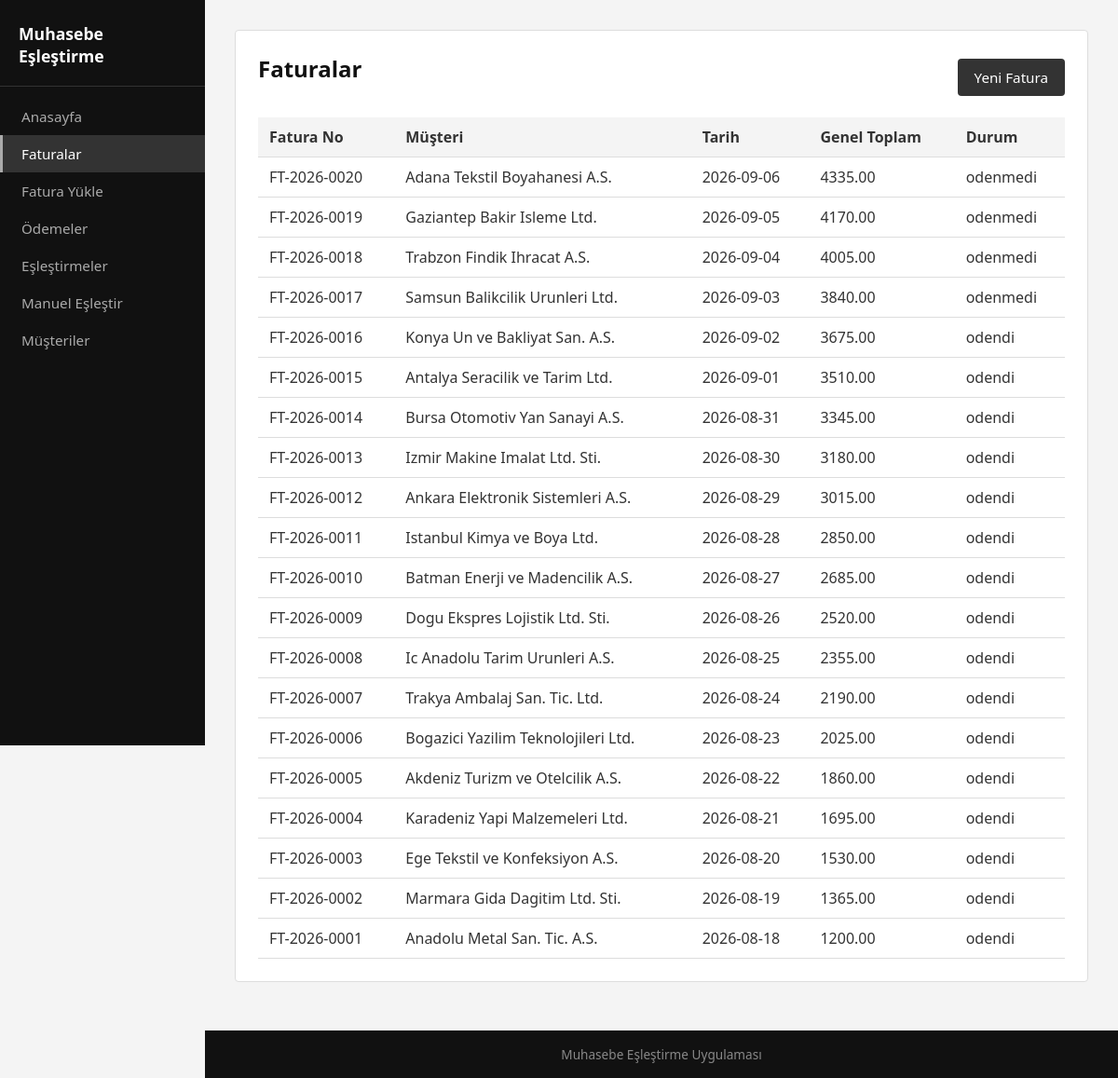
Page /faturalar/ on the committed database.
### models/fatura.py (models this page shows, shortened)
class Fatura(db.Model):
    __tablename__ = "faturalar"
    id = db.Column(db.Integer, primary_key=True)
    fatura_no = db.Column(db.String(50), nullable=False, unique=True)
    fatura_tarihi = db.Column(db.Date, default=datetime.utcnow)
    vade_tarihi = db.Column(db.Date)
    tur = db.Column(db.String(20), default="satis")  # satis, alis
    net_tutar = db.Column(db.Float, nullable=False)
    kdv_orani = db.Column(db.Float, default=0.0)
    kdv_tutari = db.Column(db.Float, default=0.0)
    genel_toplam = db.Column(db.Float, nullable=False)
    para_birimi = db.Column(db.String(10), default="TRY")
    durum = db.Column(db.String(20), default="odenmedi")  # odenmedi, odendi, kismi
    aciklama = db.Column(db.String(255))
    musteri_id = db.Column(db.Integer, db.ForeignKey("musteriler.id"), nullable=False)
    dosya_yolu = db.Column(db.String(255))
    eslestirmeler = db.relationship("Eslestirme", backref="fatura", lazy=True)

### models/musteri.py (models this page shows, shortened)
class Musteri(db.Model):
    __tablename__ = "musteriler"
    id = db.Column(db.Integer, primary_key=True)
    unvan = db.Column(db.String(200), nullable=False)
    vergi_no = db.Column(db.String(20), unique=True, nullable=False)
    vergi_dairesi = db.Column(db.String(100))
    tur = db.Column(db.String(20), default="musteri")  # musteri, tedarikci, her_ikisi
    iban = db.Column(db.String(50))
    email = db.Column(db.String(120))
    telefon = db.Column(db.String(30))
    adres = db.Column(db.Text)
    aktif = db.Column(db.Boolean, default=True)
    created_at = db.Column(db.DateTime, default=datetime.utcnow)
    faturalar = db.relationship("Fatura", backref="musteri", lazy=True)
    odemeler = db.relationship("Odeme", backref="musteri", lazy=True)

### routes/fatura_routes.py (the view)
@fatura_bp.route("/")
def liste():
    faturalar = Fatura.query.order_by(Fatura.fatura_tarihi.desc()).all()
    return render_template("fatura_list.html", faturalar=faturalar)

### templates/fatura_list.html (shortened to what this page needs)
{% extends "base.html" %}
{% block content %}
<section class="card">
    <div class="card-header">
        <h1>Faturalar</h1>
        <a class="btn" href="{{ url_for('fatura.ekle') }}">Yeni Fatura</a>
    </div>
    <table class="data-table">
        <thead>
            <tr>
                <th>Fatura No</th>
                <th>Müşteri</th>
                <th>Tarih</th>
                <th>Genel Toplam</th>
                <th>Durum</th>
            </tr>
        </thead>
        <tbody>
            {% for fatura in faturalar %}
            <tr>
                <td>{{ fatura.fatura_no }}</td>
                <td>{{ fatura.musteri.unvan if fatura.musteri else "-" }}</td>
                <td>{{ fatura.fatura_tarihi }}</td>
                <td>{{ "%.2f"|format(fatura.genel_toplam) }}</td>
                <td>{{ fatura.durum }}</td>
            </tr>
            {% else %}
            <tr><td colspan="5">Kayıtlı fatura bulunamadı.</td></tr>
            {% endfor %}
        </tbody>
    </table>
</section>
{% endblock %}

### templates/base.html (shortened to what this page needs)
<!DOCTYPE html>
<html lang="tr">
<head>
    <link rel="stylesheet" href="{{ url_for('static', filename='css/main.css') }}">
</head>
<body>
    <div class="app-layout">
        <aside class="sidebar">
            <div class="sidebar-title">Muhasebe Eşleştirme</div>
            <nav class="sidebar-nav">
                <a href="{{ url_for('anasayfa') }}" class="{{ 'active' if request.endpoint == 'anasayfa' }}">Anasayfa</a>
                <a href="{{ url_for('fatura.liste') }}" class="{{ 'active' if request.endpoint == 'fatura.liste' }}">Faturalar</a>
                <a href="{{ url_for('fatura.yukle_sayfa') }}" class="{{ 'active' if request.endpoint == 'fatura.yukle_sayfa' }}">Fatura Yükle</a>
                <a href="{{ url_for('odeme.liste') }}" class="{{ 'active' if request.endpoint == 'odeme.liste' }}">Ödemeler</a>
                <a href="{{ url_for('eslestirme.liste') }}" class="{{ 'active' if request.endpoint == 'eslestirme.liste' }}">Eşleştirmeler</a>
                <a href="{{ url_for('eslestirme.manuel') }}" class="{{ 'active' if request.endpoint == 'eslestirme.manuel' }}">Manuel Eşleştir</a>
                <a href="{{ url_for('musteri.liste') }}" class="{{ 'active' if request.endpoint == 'musteri.liste' }}">Müşteriler</a>
            </nav>
        </aside>
        <div class="main-area">
            <main class="content">
                {% block content %}{% endblock %}
            </main>
            <footer class="site-footer">
                <span>Muhasebe Eşleştirme Uygulaması</span>
            </footer>
        </div>
    </div>
</body>
</html>

### static/css/main.css (style rules this page uses)
* { box-sizing: border-box; }
html, body { margin: 0; min-height: 100%; }
body { font-family: system-ui, sans-serif; background-color: #f4f4f4; color: #111; }
a { color: #333; }
.app-layout { display: flex; min-height: 100vh; }
.sidebar { width: 220px; flex-shrink: 0; background-color: #111; color: #ddd; padding: 24px 0; position: sticky; top: 0; align-self: flex-start; height: 100vh; overflow-y: auto; }
.sidebar-title { color: #fff; font-weight: 600; font-size: 1.1rem; padding: 0 20px 20px; margin-bottom: 12px; border-bottom: 1px solid #333; }
.sidebar-nav { display: flex; flex-direction: column; }
.sidebar-nav a { color: #aaa; text-decoration: none; padding: 10px 20px; font-size: 0.95rem; border-left: 3px solid transparent; }
.sidebar-nav a.active { color: #fff; background-color: #333; border-left-color: #aaa; }
.main-area { flex: 1; display: flex; flex-direction: column; min-width: 0; }
.content { flex: 1; padding: 32px; max-width: 1100px; width: 100%; }
.site-footer { background-color: #111; color: #888; text-align: center; padding: 16px 0; font-size: 0.85rem; }
.card { background-color: #fff; border: 1px solid #ddd; border-radius: 4px; padding: 24px; margin-bottom: 20px; }
.card-header { display: flex; justify-content: space-between; align-items: center; margin-bottom: 16px; flex-wrap: wrap; gap: 12px; }
h1 { color: #111; font-size: 1.5rem; margin-top: 0; }
.btn { display: inline-block; background-color: #333; color: #fff; border: none; padding: 10px 18px; border-radius: 4px; text-decoration: none; font-size: 0.95rem; cursor: pointer; font-family: inherit; }
.data-table { width: 100%; border-collapse: collapse; }
.data-table th, .data-table td { text-align: left; padding: 10px 12px; border-bottom: 1px solid #ddd; }
.data-table th { background-color: #f4f4f4; color: #333; font-weight: 600; }
.data-table td { color: #333; }

### rows in the picture
Fatura: fatura_no "FT-2026-0020", musteri "Adana Tekstil Boyahanesi A.S.", fatura_tarihi "2026-09-06", genel_toplam "4335.00", durum "odenmedi"
Fatura: fatura_no "FT-2026-0019", musteri "Gaziantep Bakir Isleme Ltd.", fatura_tarihi "2026-09-05", genel_toplam "4170.00", durum "odenmedi"
Fatura: fatura_no "FT-2026-0018", musteri "Trabzon Findik Ihracat A.S.", fatura_tarihi "2026-09-04", genel_toplam "4005.00", durum "odenmedi"
Fatura: fatura_no "FT-2026-0017", musteri "Samsun Balikcilik Urunleri Ltd.", fatura_tarihi "2026-09-03", genel_toplam "3840.00", durum "odenmedi"
Fatura: fatura_no "FT-2026-0016", musteri "Konya Un ve Bakliyat San. A.S.", fatura_tarihi "2026-09-02", genel_toplam "3675.00", durum "odendi"
Fatura: fatura_no "FT-2026-0015", musteri "Antalya Seracilik ve Tarim Ltd.", fatura_tarihi "2026-09-01", genel_toplam "3510.00", durum "odendi"
Fatura: fatura_no "FT-2026-0014", musteri "Bursa Otomotiv Yan Sanayi A.S.", fatura_tarihi "2026-08-31", genel_toplam "3345.00", durum "odendi"
Fatura: fatura_no "FT-2026-0013", musteri "Izmir Makine Imalat Ltd. Sti.", fatura_tarihi "2026-08-30", genel_toplam "3180.00", durum "odendi"
Fatura: fatura_no "FT-2026-0012", musteri "Ankara Elektronik Sistemleri A.S.", fatura_tarihi "2026-08-29", genel_toplam "3015.00", durum "odendi"
Fatura: fatura_no "FT-2026-0011", musteri "Istanbul Kimya ve Boya Ltd.", fatura_tarihi "2026-08-28", genel_toplam "2850.00", durum "odendi"
Fatura: fatura_no "FT-2026-0010", musteri "Batman Enerji ve Madencilik A.S.", fatura_tarihi "2026-08-27", genel_toplam "2685.00", durum "odendi"
Fatura: fatura_no "FT-2026-0009", musteri "Dogu Ekspres Lojistik Ltd. Sti.", fatura_tarihi "2026-08-26", genel_toplam "2520.00", durum "odendi"
Fatura: fatura_no "FT-2026-0008", musteri "Ic Anadolu Tarim Urunleri A.S.", fatura_tarihi "2026-08-25", genel_toplam "2355.00", durum "odendi"
Fatura: fatura_no "FT-2026-0007", musteri "Trakya Ambalaj San. Tic. Ltd.", fatura_tarihi "2026-08-24", genel_toplam "2190.00", durum "odendi"
Fatura: fatura_no "FT-2026-0006", musteri "Bogazici Yazilim Teknolojileri Ltd.", fatura_tarihi "2026-08-23", genel_toplam "2025.00", durum "odendi"
Fatura: fatura_no "FT-2026-0005", musteri "Akdeniz Turizm ve Otelcilik A.S.", fatura_tarihi "2026-08-22", genel_toplam "1860.00", durum "odendi"
Fatura: fatura_no "FT-2026-0004", musteri "Karadeniz Yapi Malzemeleri Ltd.", fatura_tarihi "2026-08-21", genel_toplam "1695.00", durum "odendi"
Fatura: fatura_no "FT-2026-0003", musteri "Ege Tekstil ve Konfeksiyon A.S.", fatura_tarihi "2026-08-20", genel_toplam "1530.00", durum "odendi"
Fatura: fatura_no "FT-2026-0002", musteri "Marmara Gida Dagitim Ltd. Sti.", fatura_tarihi "2026-08-19", genel_toplam "1365.00", durum "odendi"
Fatura: fatura_no "FT-2026-0001", musteri "Anadolu Metal San. Tic. A.S.", fatura_tarihi "2026-08-18", genel_toplam "1200.00", durum "odendi"
